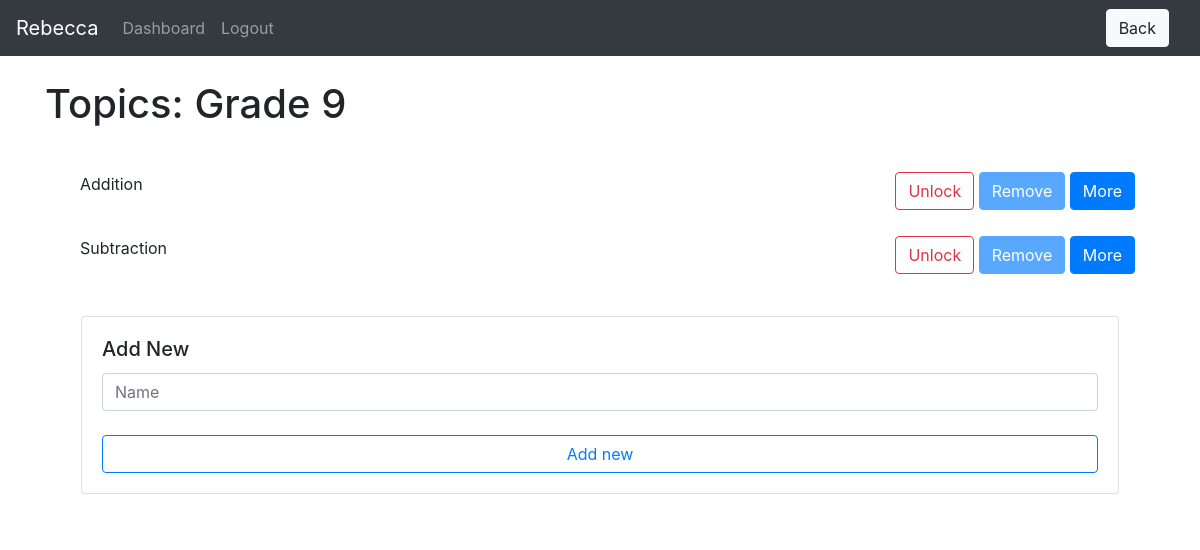
Screenshot of /teacher/group-detail/1/topics (signed in) with the database file from the repository.
### website/models.py (models this page shows)
class User(db.Model, UserMixin):
    id = db.Column(db.Integer, primary_key=True)
    email = db.Column(db.String(150), unique=True)
    password = db.Column(db.String(150))
    first_name = db.Column(db.String(150))
    teacher_id = db.relationship('Teacher', uselist=False, backref="user")
    student_id = db.relationship('Student', uselist=False, backref="user")

class Group(db.Model):
    id = db.Column(db.Integer, primary_key=True)
    name = db.Column(db.String(150))
    teacher_id = db.Column(db.Integer, db.ForeignKey('teacher.id'))
    student_ids = db.relationship('Student')
    topic_ids = db.relationship('Topic')

class Topic(db.Model):
    id = db.Column(db.Integer, primary_key=True)
    name = db.Column(db.String(150))
    active = db.Column(db.Boolean)
    locked = db.Column(db.Boolean)
    instances = db.Column(db.SmallInteger)
    date = db.Column(db.DateTime(timezone=True))
    group_id = db.Column(db.Integer, db.ForeignKey('group.id'))
    variable_ids = db.relationship('Variable')
    problem_ids = db.relationship('Problem')
    data_ids = db.relationship('Data')

### website/teacher/teacher_views.py (the view)
@views.route('/group-detail/<group_id>/topics', methods=['GET', 'POST'])
@login_required
def topics(group_id):
    group = Group.query.filter_by(id=group_id).first()
    if request.method == 'POST':
        value = request.form['button']
        if value == "add_new":
            name = request.form.get('name')
            if len(name) < 1:
                flash('Name is too short!', category='error')
            else:
                new_topic = Topic(name=name, active=False, locked=True, group_id=group.id, instances=0)
                db.session.add(new_topic)
                db.session.commit()
                flash('Note added!', category='success')
                for student in group.student_ids:
                    new_data = Data(correct=1, completed=1, avg_time=30, topic_id=new_topic.id, student_id=student.id)
                    db.session.add(new_data)
                    db.session.commit()
            return render_template("teacher/topics.html", user=current_user, group=group)
        elif value[:4] == "more":
            return redirect(url_for('teacher_views.edit_topic', group_id=group.id, topic_id=value[4:]))
        elif value[:4] == "lock":
            topic = Topic.query.get(value[4:])
            if topic:
                isLocked = topic.locked
                topic.locked = not isLocked
                db.session.add(topic)
                db.session.commit()
                return render_template("teacher/topics.html", user=current_user, group=group)
        else:
            topic = Topic.query.get(request.form['button'])
            if topic:
                isActive = topic.active
                if not isActive:
                    topic.active = True
                    topic.date = func.now()
                else:
                    topic.active = False
                db.session.add(topic)
                db.session.commit()
                return render_template("teacher/topics.html", user=current_user, group=group)
    else:
        return render_template("teacher/topics.html", user=current_user, group=group)

### website/templates/teacher/topics.html (shortened to what this page needs)
{% extends "base.html" %} {% block title %}Classes{% endblock %}
{% block extra_header %}
<a href="{{url_for('teacher_views.group_detail', group_id=group.id)}}">
    <button class="btn btn-light ml-3" type="button" name="button">Back</button>
</a>
{% endblock %}
{% block content %}
<br>
<h1>Topics: {{ group.name }}</h1>
<br>
<div style="display:flex; flex-direction: row; justify-content: center; align-items: center">
    <ul class="list-group list-group-flush w-100">
        {% for topic in group.topic_ids %}
        <form method='POST'>
        <li class="list-group-item"><div class="d-flex justify-content-between">
            <div class="col-sm-9"><p>{{ topic.name }}</p></div>
            <div>
                {% if topic.locked %}
                <button name="button" class="btn btn-outline-danger" value="lock{{ topic.id }}">Unlock</button>
                    {% if topic.active %}
                    <button name="button" class="btn btn-primary" value="{{ topic.id }}" disabled>Remove</button>
                    {% else %}
                    <button name="button" class="btn btn-outline-primary" value="{{ topic.id }}" disabled>Add</button>
                    {% endif %}
                {% endif %}
                <button name="button" class="btn btn-primary" value="more{{ topic.id }}">More</button>
            </div>
        </div></li>
    </form>
        {% endfor %}
    <form method="POST">
        <li class="list-group-item">
            <div class="col p-3">
                <div class="card">
                  <div class="card-body">
                    <h5 class="card-title">Add New</h5>
                    <input type="text" class="form-control" name="name" id="name" placeholder="Name">
                    <br>
                    <button class="btn btn-outline-primary btn-block" name="button" value="add_new">Add new</button>
                  </div>
                </div>
            </div>
        </li>
    </form>
    </ul>
</div>
{% endblock %}

### website/templates/base.html (shortened to what this page needs)
<!DOCTYPE html>
<html>
  <head>
    <link
      rel="stylesheet"
      href="https://stackpath.bootstrapcdn.com/bootstrap/4.4.1/css/bootstrap.min.css"
    />
    <link
      rel="stylesheet"
      href="https://stackpath.bootstrapcdn.com/font-awesome/4.7.0/css/font-awesome.min.css"
    />
  </head>
  <body>
    <nav class="navbar navbar-expand-lg navbar-dark bg-dark justify-content-between">
      <div>
      <div class="collapse navbar-collapse" id="navbar">
        <div class="navbar-nav">
            {% if user.is_authenticated %}
            <a class="navbar-brand" id="page" href='#'>{{ user.first_name }}</a>
            {% if user.teacher_id %}
            <a class="nav-item nav-link" id="page" href="/teacher/">Classes</a>
            {% elif user.student_id %}
            <a class="nav-item nav-link" id="page" href="/student/dash">Dashboard</a>
            {% endif %}
            <a class="nav-item nav-link ml-auto align-left" id="logout" href="/logout">Logout</a>
            {% else %}
            <a class="nav-item nav-link" id="login" href="/login">Login</a>
            <a class="nav-item nav-link" id="signUp" href="/sign-up">Sign Up</a>
            {% endif%}
        </div>
      </div>
    </div>
    <div class="container justify-content-end my-2 my-sm-0">{% block extra_header %} {% endblock %}</div>
    </nav>
    <div class="container">{% block content %} {% endblock %}</div>
  </body>
</html>

### rows the page displays
User: first_name "Rebecca"
Group: name "Grade 9"
Topic: name "Addition", {{ topic.id }} 1 (drawn)
Topic: name "Subtraction", {{ topic.id }} 2 (drawn)
